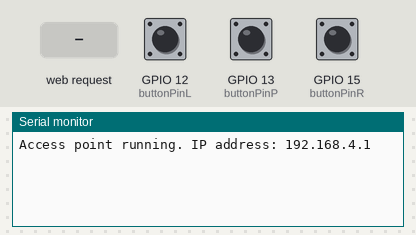
Simulated run of this sketch. Board: ESP32. Parts: the last lines printed to the serial monitor. The test bench sets the inputs (shaded band); at power-on: GPIO 13 (buttonPinP) HIGH, GPIO 12 (buttonPinL) HIGH, GPIO 15 (buttonPinR) HIGH.

Above: at 1.2 s.
1.3 s: HTTP request GET /H received
At 2.5 s:
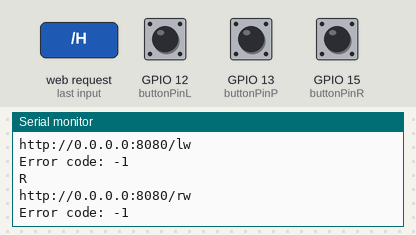
2.8 s: GPIO 13 (buttonPinP) pulled LOW for 0.15 s
At 3.01 s:
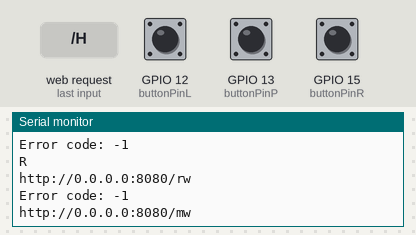
4.4 s: GPIO 13 (buttonPinP) pulled LOW for 1 s
At 4.61 s:
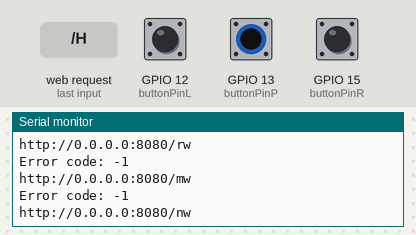

The sketch:

NewESP32Retro.ino
```cpp
#include <WiFi.h>
#include <WiFiClient.h>
#include <WiFiAP.h>
#include <HTTPClient.h>

WiFiServer server(80);

static const char *ap_ssid = "ESP32AP";
static const char *ap_pass = "Santony85";

String serverName = "";

boolean isRpi=false;

const int buttonPinL = 12;
const int buttonPinR = 15;
const int buttonPinP = 13;

int lastButtonStateL = 1;
int lastButtonStateR = 1;
int lastButtonStateP = 1;

int buttonStateL;
int buttonStateR;
int buttonStateP;

int ledState = HIGH;

int isAllume=0;

unsigned long lastDebounceTimeL = 0;
unsigned long lastDebounceTimeR = 0;
unsigned long lastDebounceTimeP = 0;
unsigned long debounceDelay = 50;    // the debounce time; increase if the output flickers

void setup() {
  pinMode(buttonPinL, INPUT_PULLUP);
  pinMode(buttonPinR, INPUT_PULLUP);
  pinMode(buttonPinP, INPUT_PULLUP);

  Serial.begin(115200);
  WiFi.softAP(ap_ssid, ap_pass);
  Serial.print("Access point running. IP address: ");
  Serial.print(WiFi.softAPIP());
  Serial.println("");
  server.begin();

}

void sendGet(String text){
  HTTPClient http;
  String serverPath = serverName + "/"+text;
  Serial.println(serverPath);
  http.begin(serverPath.c_str());
  int httpResponseCode = http.GET();
  if (httpResponseCode>0) {
        Serial.print("HTTP Response code: ");
        Serial.println(httpResponseCode);
        String payload = http.getString();
        Serial.println(payload);
      }
      else {
        Serial.print("Error code: ");
        Serial.println(httpResponseCode);
      }
      // Free resources
      http.end();
}

void loop(){
 WiFiClient client = server.available();   // listen for incoming clients
  if (client) {                             // if you get a client,
    Serial.println("New Client.");           // print a message out the serial port
    String client_ip = client.remoteIP().toString();
    Serial.print("Client connected. IP address = ");
    Serial.println(client_ip);
    String currentLine = "";                // make a String to hold incoming data from the client
    while (client.connected()) {            // loop while the client's connected
      if (client.available()) {             // if there's bytes to read from the client,
        char c = client.read();             // read a byte, then
        Serial.write(c);                    // print it out the serial monitor
        if (c == '\n') {                    // if the byte is a newline character
          if (currentLine.length() == 0) {
            client.println("HTTP/1.1 200 OK");
            client.println();
            break;
          } else {    // if you got a newline, then clear currentLine:
            currentLine = "";
          }
        } else if (c != '\r') {  // if you got anything else but a carriage return character,
          currentLine += c;      // add it to the end of the currentLine
        }
        if (currentLine.endsWith("GET /H")) {
          Serial.println("Detect raspberry ip");
          serverName = "http://"+client_ip+":8080";
          isRpi=true;
        }
      }
    }
    // close the connection:
    client.stop();
    Serial.println("Client Disconnected.");
  }
  //getButtonP();
  if(isRpi){
    getButtonL();
    getButtonR();
    getButtonP();
  }
}

void getButtonL(){
  int reading = digitalRead(buttonPinL);
  //Serial.print(reading);
  //Serial.print(" ");
  //Serial.println(lastButtonStateL);
  if (reading != lastButtonStateL) {
    lastDebounceTimeL = millis();
  }
  if ((millis() - lastDebounceTimeL) > debounceDelay) {
    if (reading != buttonStateL) {
      buttonStateL = reading;
       Serial.println("L");
      if (buttonStateL == HIGH) {
          sendGet("lw");
      }
    }
  }
  // set the LED:
  lastButtonStateL = reading;
}

void getButtonR(){
  int reading = digitalRead(buttonPinR);
  //Serial.print(reading);
  //Serial.print(" ");
  //Serial.println(lastButtonStateR);
  if (reading != lastButtonStateR) {
    lastDebounceTimeL = millis();
  }
  if ((millis() - lastDebounceTimeL) > debounceDelay) {
    if (reading != buttonStateR) {
      buttonStateR = reading;
       Serial.println("R");
      if (buttonStateR == HIGH) {
          sendGet("rw");
      }
    }
  }
  // set the LED:
  lastButtonStateR = reading;
}

void getButtonP(){
  int reading = digitalRead(buttonPinP);
  //Serial.print(reading);
  //Serial.print(" ");
  //Serial.println(lastButtonStateP);
  if (reading != lastButtonStateP) {
    lastDebounceTimeP = millis();
  }
  if ((millis() - lastDebounceTimeP) > debounceDelay) {
    if (reading != buttonStateP) {
      buttonStateP = reading;
      if (buttonStateP == LOW) {
          if(!isAllume){
            sendGet("mw");
            isAllume =1;
          }
          else {
            sendGet("nw");
            isAllume =0;
          }
      }
    }
  }
  lastButtonStateP = reading;
}
```

Measured:
- after the input at 1.3 s, the serial monitor: prints a new line at once (image 1)
- after the input at 2.8 s, the serial monitor: prints a new line after 0.05 s (image 2)
- after the input at 4.4 s, the serial monitor: prints a new line after 0.05 s (image 3)
